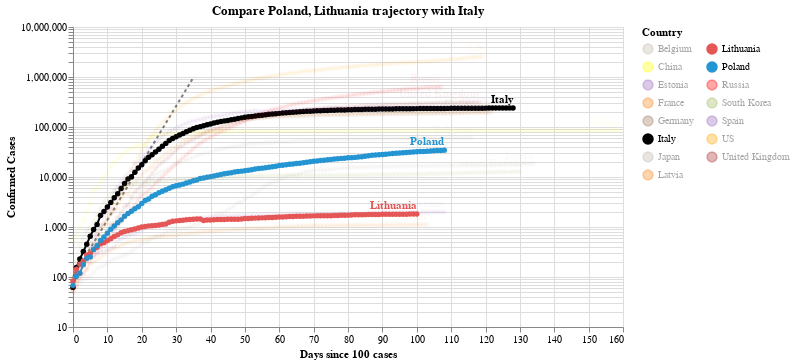

Notebook code cell kept with this figure:
### Code cell
#hide_input
chart2 = make_since_chart(dff2, ['Poland', 'Lithuania'], baseline_countries)
chart2

### Figure 1 — Vega-Lite specification as saved in the notebook (floating-point values rounded to 4 significant figures; data arrays with more than 128 entries replaced by an {"elided": "..."} marker saying what was removed)
{"config": {"view": {"continuousWidth": 400, "continuousHeight": 300}}, "layer": [{"data": {"name": "data-628230001892d6798b50651be41d1b3e"}, "mark": {"type": "line", "color": "black", "opacity": 0.5, "strokeDash": [3, 3]}, "encoding": {"x": {"type": "quantitative", "field": "Days since 100 cases"}, "y": {"type": "quantitative", "field": "Confirmed Cases"}}}, {"data": {"name": "data-a05f5a693a756f6b3058a8d36d783abd"}, "mark": {"type": "line", "point": true}, "encoding": {"color": {"type": "nominal", "field": "Country", "legend": {"columns": 2}, "scale": {"domain": ["Belgium", "China", "Estonia", "France", "Germany", "Italy", "Japan", "Latvia", "Lithuania", "Poland", "Russia", "South Korea", "Spain", "US", "United Kingdom"], "range": ["#C1B7AD", "yellow", "#9467bd", "#F58518", "#9D755D", "black", "#C1B7AD", "#F58518", "#E45756", "#2495D3", "red", "#A1BA59", "#9467bd", "orange", "brown"]}}, "opacity": {"condition": {"value": 1, "selection": "selector004"}, "value": 0.05}, "tooltip": [{"type": "nominal", "field": "Country"}, {"type": "temporal", "field": "Date"}, {"type": "quantitative", "field": "Confirmed Cases"}, {"type": "quantitative", "field": "Days since 100 cases"}], "x": {"type": "quantitative", "field": "Days since 100 cases"}, "y": {"type": "quantitative", "field": "Confirmed Cases", "scale": {"type": "log"}}}, "selection": {"selector004": {"type": "multi", "fields": ["Country"], "bind": "legend", "init": [{"Country": "Poland"}, {"Country": "Lithuania"}, {"Country": "Italy"}]}}, "width": 550}, {"data": {"name": "data-a05f5a693a756f6b3058a8d36d783abd"}, "mark": {"type": "text", "align": "right", "dy": -8, "fontWeight": "bold"}, "encoding": {"color": {"type": "nominal", "field": "Country", "legend": {"columns": 2}, "scale": {"domain": ["Belgium", "China", "Estonia", "France", "Germany", "Italy", "Japan", "Latvia", "Lithuania", "Poland", "Russia", "South Korea", "Spain", "US", "United Kingdom"], "range": ["#C1B7AD", "yellow", "#9467bd", "#F58518", "#9D755D", "black", "#C1B7AD", "#F58518", "#E45756", "#2495D3", "red", "#A1BA59", "#9467bd", "orange", "brown"]}}, "opacity": {"condition": {"value": 1, "selection": "selector004"}, "value": 0.05}, "text": {"type": "nominal", "field": "Country"}, "tooltip": [{"type": "nominal", "field": "Country"}, {"type": "temporal", "field": "Date"}, {"type": "quantitative", "field": "Confirmed Cases"}, {"type": "quantitative", "field": "Days since 100 cases"}], "x": {"type": "quantitative", "field": "Days since 100 cases"}, "y": {"type": "quantitative", "field": "Confirmed Cases", "scale": {"type": "log"}}}, "transform": [{"filter": "(datum['Date'] >= 1593388800000)"}], "width": 550}], "title": "Compare Poland, Lithuania trajectory with Italy", "$schema": "https://vega.github.io/schema/vega-lite/v4.0.2.json", "datasets": {"data-628230001892d6798b50651be41d1b3e": [{"Days since 100 cases": 0, "Confirmed Cases": 100.0}, {"Days since 100 cases": 1, "Confirmed Cases": 130.0}, {"Days since 100 cases": 2, "Confirmed Cases": 169.0}, {"Days since 100 cases": 3, "Confirmed Cases": 219.7}, {"Days since 100 cases": 4, "Confirmed Cases": 285.6}, {"Days since 100 cases": 5, "Confirmed Cases": 371.3}, {"Days since 100 cases": 6, "Confirmed Cases": 482.7}, {"Days since 100 cases": 7, "Confirmed Cases": 627.5}, {"Days since 100 cases": 8, "Confirmed Cases": 815.7}, {"Days since 100 cases": 9, "Confirmed Cases": 1060.0}, {"Days since 100 cases": 10, "Confirmed Cases": 1379.0}, {"Days since 100 cases": 11, "Confirmed Cases": 1792.0}, {"Days since 100 cases": 12, "Confirmed Cases": 2330.0}, {"Days since 100 cases": 13, "Confirmed Cases": 3029.0}, {"Days since 100 cases": 14, "Confirmed Cases": 3937.0}, {"Days since 100 cases": 15, "Confirmed Cases": 5119.0}, {"Days since 100 cases": 16, "Confirmed Cases": 6654.0}, {"Days since 100 cases": 17, "Confirmed Cases": 8650.0}, {"Days since 100 cases": 18, "Confirmed Cases": 11250.0}, {"Days since 100 cases": 19, "Confirmed Cases": 14620.0}, {"Days since 100 cases": 20, "Confirmed Cases": 19000.0}, {"Days since 100 cases": 21, "Confirmed Cases": 24710.0}, {"Days since 100 cases": 22, "Confirmed Cases": 32120.0}, {"Days since 100 cases": 23, "Confirmed Cases": 41750.0}, {"Days since 100 cases": 24, "Confirmed Cases": 54280.0}, {"Days since 100 cases": 25, "Confirmed Cases": 70560.0}, {"Days since 100 cases": 26, "Confirmed Cases": 91730.0}, {"Days since 100 cases": 27, "Confirmed Cases": 119300.0}, {"Days since 100 cases": 28, "Confirmed Cases": 155000.0}, {"Days since 100 cases": 29, "Confirmed Cases": 201500.0}, {"Days since 100 cases": 30, "Confirmed Cases": 262000.0}, {"Days since 100 cases": 31, "Confirmed Cases": 340600.0}, {"Days since 100 cases": 32, "Confirmed Cases": 442800.0}, {"Days since 100 cases": 33, "Confirmed Cases": 575600.0}, {"Days since 100 cases": 34, "Confirmed Cases": 748300.0}, {"Days since 100 cases": 35, "Confirmed Cases": 972800.0}], "data-a05f5a693a756f6b3058a8d36d783abd": {"elided": "1808 records"}}}
